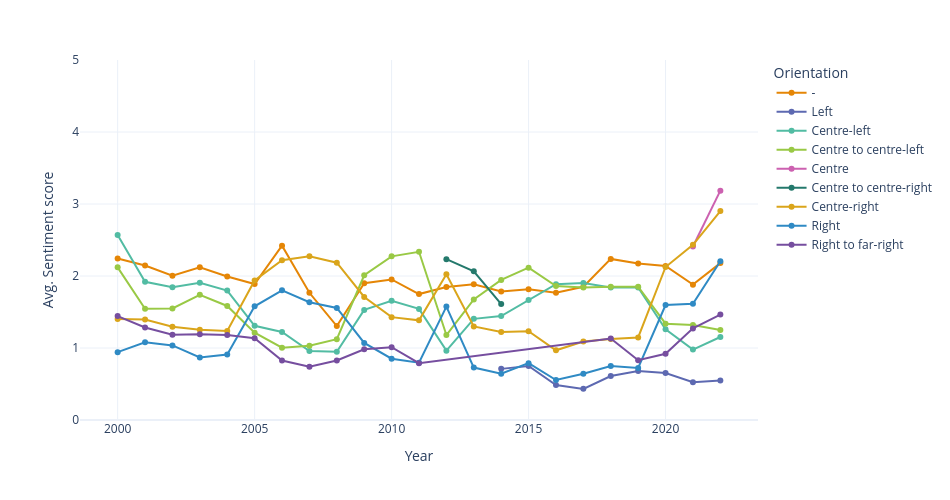

Notebook code for this chart:
### Markdown cell above
Distribution of Sentiment scores by Party Orientation
The Left, Right and Right to far-right orientations gravitate heavily towards Negative sentiment (Median: Left - 0.16, Right to far-right - 0.38, Right - 0.37, ), while the Guest speakers (no orientation, "-") and Centre have much more distributed values, and higher medians ("-": 1.88, Centre: 3.42 - which is also the higest median amongst Orientation categories).

### Code cell
#Political orientation x Sentiment scores (across years)
# Plot sample trends per "Month", use "Year" for better full dataset visualisations


status_term = df.groupby(["Party_orientation", "Year"]).agg({"Senti_n":"mean"}).reset_index()
status_term

fig=px.line(status_term, x="Year", y="Senti_n", color="Party_orientation", category_orders={"Party_orientation":["-", "Left", "Centre-left", "Centre to centre-left", "Centre", "Centre to centre-right", "Centre-right", "Right", "Right to far-right"]}, markers=True, 
            color_discrete_sequence=px.colors.qualitative.Vivid)
fig.update_layout(
    height=500,  
    width=950,
    yaxis=dict(range=[0, 5]),

    yaxis_title='Avg. Sentiment score',
    legend_title='Orientation',
    template='plotly_white',
)


fig.show()

### Figure 1 — Plotly figure (JSON) as saved in the notebook; plotly's stock layout.template omitted (floating-point values rounded to 4 significant figures)
{"data": [{"hovertemplate": "Party_orientation=-<br>Year=%{x}<br>Senti_n=%{y}<extra></extra>", "legendgroup": "-", "line": {"color": "rgb(229, 134, 6)", "dash": "solid"}, "marker": {"symbol": "circle"}, "mode": "lines+markers", "name": "-", "orientation": "v", "showlegend": true, "type": "scatter", "x": [2000, 2001, 2002, 2003, 2004, 2005, 2006, 2007, 2008, 2009, 2010, 2011, 2012, 2013, 2014, 2015, 2016, 2017, 2018, 2019, 2020, 2021, 2022], "xaxis": "x", "y": [2.244, 2.145, 2.003, 2.121, 1.993, 1.889, 2.421, 1.767, 1.305, 1.901, 1.952, 1.749, 1.846, 1.885, 1.784, 1.815, 1.768, 1.85, 2.237, 2.174, 2.139, 1.88, 2.179], "yaxis": "y"}, {"hovertemplate": "Party_orientation=Left<br>Year=%{x}<br>Senti_n=%{y}<extra></extra>", "legendgroup": "Left", "line": {"color": "rgb(93, 105, 177)", "dash": "solid"}, "marker": {"symbol": "circle"}, "mode": "lines+markers", "name": "Left", "orientation": "v", "showlegend": true, "type": "scatter", "x": [2014, 2015, 2016, 2017, 2018, 2019, 2020, 2021, 2022], "xaxis": "x", "y": [0.7101, 0.7501, 0.4852, 0.4324, 0.6112, 0.6806, 0.6535, 0.526, 0.5478], "yaxis": "y"}, {"hovertemplate": "Party_orientation=Centre-left<br>Year=%{x}<br>Senti_n=%{y}<extra></extra>", "legendgroup": "Centre-left", "line": {"color": "rgb(82, 188, 163)", "dash": "solid"}, "marker": {"symbol": "circle"}, "mode": "lines+markers", "name": "Centre-left", "orientation": "v", "showlegend": true, "type": "scatter", "x": [2000, 2001, 2002, 2003, 2004, 2005, 2006, 2007, 2008, 2009, 2010, 2011, 2012, 2013, 2014, 2015, 2016, 2017, 2018, 2019, 2020, 2021, 2022], "xaxis": "x", "y": [2.569, 1.92, 1.844, 1.907, 1.798, 1.308, 1.223, 0.9576, 0.9479, 1.529, 1.655, 1.543, 0.9635, 1.405, 1.443, 1.667, 1.886, 1.904, 1.839, 1.841, 1.259, 0.9786, 1.153], "yaxis": "y"}, {"hovertemplate": "Party_orientation=Centre to centre-left<br>Year=%{x}<br>Senti_n=%{y}<extra></extra>", "legendgroup": "Centre to centre-left", "line": {"color": "rgb(153, 201, 69)", "dash": "solid"}, "marker": {"symbol": "circle"}, "mode": "lines+markers", "name": "Centre to centre-left", "orientation": "v", "showlegend": true, "type": "scatter", "x": [2000, 2001, 2002, 2003, 2004, 2005, 2006, 2007, 2008, 2009, 2010, 2011, 2012, 2013, 2014, 2015, 2016, 2017, 2018, 2019, 2020, 2021, 2022], "xaxis": "x", "y": [2.12, 1.545, 1.549, 1.739, 1.584, 1.213, 1.004, 1.03, 1.122, 2.011, 2.273, 2.336, 1.18, 1.675, 1.946, 2.115, 1.861, 1.841, 1.851, 1.851, 1.338, 1.32, 1.25], "yaxis": "y"}, {"hovertemplate": "Party_orientation=Centre<br>Year=%{x}<br>Senti_n=%{y}<extra></extra>", "legendgroup": "Centre", "line": {"color": "rgb(204, 97, 176)", "dash": "solid"}, "marker": {"symbol": "circle"}, "mode": "lines+markers", "name": "Centre", "orientation": "v", "showlegend": true, "type": "scatter", "x": [2021, 2022], "xaxis": "x", "y": [2.41, 3.185], "yaxis": "y"}, {"hovertemplate": "Party_orientation=Centre to centre-right<br>Year=%{x}<br>Senti_n=%{y}<extra></extra>", "legendgroup": "Centre to centre-right", "line": {"color": "rgb(36, 121, 108)", "dash": "solid"}, "marker": {"symbol": "circle"}, "mode": "lines+markers", "name": "Centre to centre-right", "orientation": "v", "showlegend": true, "type": "scatter", "x": [2012, 2013, 2014], "xaxis": "x", "y": [2.233, 2.066, 1.611], "yaxis": "y"}, {"hovertemplate": "Party_orientation=Centre-right<br>Year=%{x}<br>Senti_n=%{y}<extra></extra>", "legendgroup": "Centre-right", "line": {"color": "rgb(218, 165, 27)", "dash": "solid"}, "marker": {"symbol": "circle"}, "mode": "lines+markers", "name": "Centre-right", "orientation": "v", "showlegend": true, "type": "scatter", "x": [2000, 2001, 2002, 2003, 2004, 2005, 2006, 2007, 2008, 2009, 2010, 2011, 2012, 2013, 2014, 2015, 2016, 2017, 2018, 2019, 2020, 2021, 2022], "xaxis": "x", "y": [1.404, 1.397, 1.294, 1.255, 1.237, 1.938, 2.22, 2.273, 2.184, 1.709, 1.429, 1.384, 2.024, 1.299, 1.223, 1.234, 0.9684, 1.09, 1.126, 1.147, 2.125, 2.433, 2.903], "yaxis": "y"}, {"hovertemplate": "Party_orientation=Right<br>Year=%{x}<br>Senti_n=%{y}<extra></extra>", "legendgroup": "Right", "line": {"color": "rgb(47, 138, 196)", "dash": "solid"}, "marker": {"symbol": "circle"}, "mode": "lines+markers", "name": "Right", "orientation": "v", "showlegend": true, "type": "scatter", "x": [2000, 2001, 2002, 2003, 2004, 2005, 2006, 2007, 2008, 2009, 2010, 2011, 2012, 2013, 2014, 2015, 2016, 2017, 2018, 2019, 2020, 2021, 2022], "xaxis": "x", "y": [0.9426, 1.08, 1.036, 0.8689, 0.9094, 1.58, 1.802, 1.637, 1.556, 1.071, 0.8512, 0.7965, 1.575, 0.7278, 0.6425, 0.7895, 0.5548, 0.6417, 0.7485, 0.7235, 1.597, 1.615, 2.204], "yaxis": "y"}, {"hovertemplate": "Party_orientation=Right to far-right<br>Year=%{x}<br>Senti_n=%{y}<extra></extra>", "legendgroup": "Right to far-right", "line": {"color": "rgb(118, 78, 159)", "dash": "solid"}, "marker": {"symbol": "circle"}, "mode": "lines+markers", "name": "Right to far-right", "orientation": "v", "showlegend": true, "type": "scatter", "x": [2000, 2001, 2002, 2003, 2004, 2005, 2006, 2007, 2008, 2009, 2010, 2011, 2018, 2019, 2020, 2021, 2022], "xaxis": "x", "y": [1.444, 1.285, 1.185, 1.19, 1.181, 1.135, 0.8269, 0.741, 0.8259, 0.9828, 1.01, 0.789, 1.131, 0.8293, 0.9193, 1.272, 1.464], "yaxis": "y"}], "layout": {"height": 500, "legend": {"title": {"text": "Orientation"}, "tracegroupgap": 0}, "margin": {"t": 60}, "width": 950, "xaxis": {"anchor": "y", "domain": [0, 1], "title": {"text": "Year"}}, "yaxis": {"anchor": "x", "domain": [0, 1], "range": [0, 5], "title": {"text": "Avg. Sentiment score"}}}}
